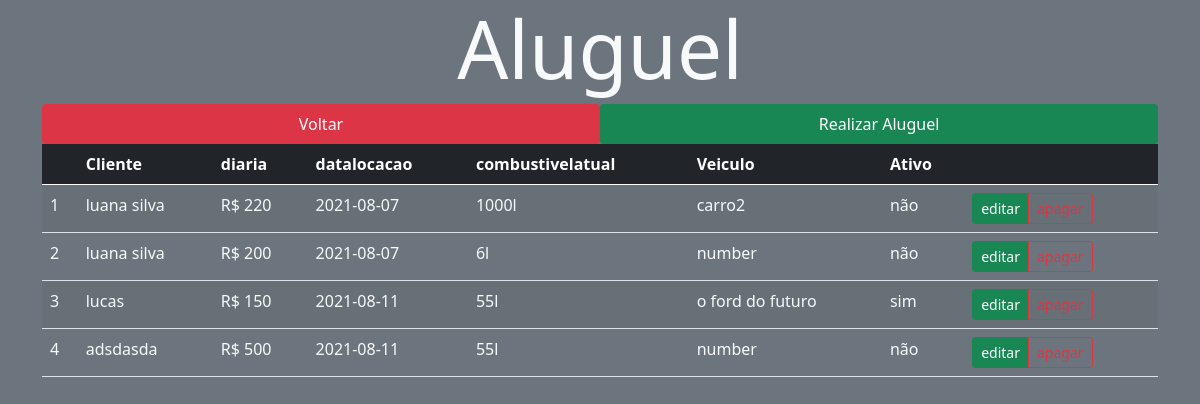
The app's page /src/views/vendas.php, older data.
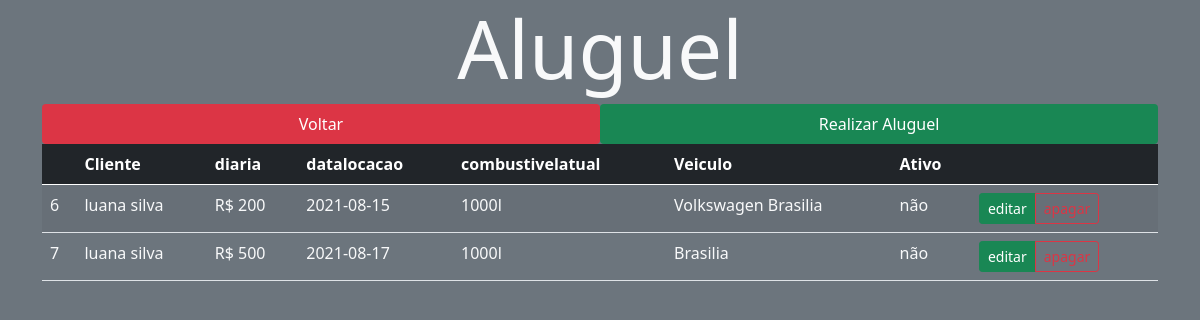
The same page, newer data.
### tables this page shows
CREATE TABLE `aluguel` (
  `idaluguel` int(11) NOT NULL,
  `idcliente` int(11) NOT NULL,
  `diaria` varchar(200) NOT NULL,
  `datalocacao` date NOT NULL,
  `combustivelatual` varchar(200) NOT NULL,
  `ativo` tinyint(1) NOT NULL
);

CREATE TABLE `cliente` (
  `idcliente` int(11) NOT NULL,
  `nome` varchar(200) NOT NULL,
  `email` varchar(200) NOT NULL,
  `endereco` varchar(200) NOT NULL,
  `telefone` varchar(200) NOT NULL
);

CREATE TABLE `veiculo` (
  `idveiculo` int(11) NOT NULL,
  `idtipoveiculo` int(11) NOT NULL,
  `idmodelo` int(11) NOT NULL,
  `idseguro` int(11) NOT NULL,
  `ano` varchar(200) NOT NULL,
  `cor` varchar(200) NOT NULL,
  `placa` varchar(200) NOT NULL,
  `status` varchar(200) NOT NULL,
  `nome` varchar(200) NOT NULL
);

### src/controller/VendasController.php (called while the page is built, shortened)
<?php
require_once '../model/Venda.php';
require_once '../model/Database.php';
class VendasController extends aluguel
{
    protected $tabela = 'aluguel';
    public function findAll()
    {
        $query = "SELECT * FROM $this->tabela";
        $stm = Database::prepare($query);
        $stm->execute();
        $aluguels = array();
        foreach ($stm->fetchAll() as $aluguel) {
             $query2 = "SELECT * FROM itemaluguel WHERE idaluguel = $aluguel->idaluguel";
             $stm2 = Database::prepare($query2);
             $stm2->execute();
             $a = $stm2->fetch(PDO::FETCH_OBJ);
             $query3 = "SELECT * FROM veiculo WHERE idveiculo = $a->idveiculo";
             $stm3 = Database::prepare($query3);
             $stm3->execute();
             $b = $stm3->fetch(PDO::FETCH_OBJ);
            array_push(
                $aluguels,
                new aluguel($aluguel->idaluguel, $aluguel->idcliente, $aluguel->diaria, $aluguel->datalocacao, $aluguel->combustivelatual,$b->nome, $aluguel->ativo )
            );
        }
        return $aluguels;
    }
}

### src/model/Database.php (called while the page is built, shortened)
<?php
class Database
{
    private static $instance;
    public static function getInstance()
    {
        if (!isset(self::$instance)) {
            try {
                self::$instance = new PDO('mysql:host=' . HOST . '; dbname=' . BASE, USER, PASS);
                self::$instance->setAttribute(PDO::ATTR_ERRMODE, PDO::ERRMODE_EXCEPTION);
                self::$instance->setAttribute(PDO::ATTR_DEFAULT_FETCH_MODE, PDO::FETCH_OBJ);
            } catch (PDOException $error) {
                echo $error->getMessage();
            }
        }
        return self::$instance;
    }
    public static function prepare($sql)
    {
        return self::getInstance()->prepare($sql);
    }
}

### src/model/Venda.php (called while the page is built, shortened)
<?php
class aluguel
{
    private $idaluguel;
    private $idcliente;
    private $diaria;
    private $datalocacao;
    private $combustivelatual;
    private $nome;
    private $ativo;
    public function __construct($idaluguel, $idcliente,$diaria,$datalocacao,$combustivelatual,$nome,$ativo)
    {
        $this->idaluguel = $idaluguel;
        $this->idcliente = $idcliente;
        $this->diaria = $diaria;
        $this->datalocacao = $datalocacao;
        $this->combustivelatual = $combustivelatual;
        $this->nome = $nome;
        $this->ativo = $ativo;
    }
    public function getidaluguel()
    {
        return $this->idaluguel;
    }
    public function getidcliente()
    {
        return $this->idcliente;
    }
    public function getnome()
    {
        return $this->nome;
    }
        public function getdiaria()
    {
        return $this->diaria;
    }
    public function getdatalocacao()
    {
        return $this->datalocacao;
    }
        public function getcombustivelatual()
    {
        return $this->combustivelatual;
    }
        public function getativo()
    {
        return $this->ativo;
    }
}

### src/controller/ClientesController.php (called while the page is built, shortened)
<?php
require_once '../model/cliente.php';
require_once '../model/Database.php';
class ClientesController extends cliente
{
    protected $tabela = 'cliente';
    public function findOne($idcliente)
    {
        $query = "SELECT * FROM $this->tabela WHERE idcliente = :id";
        $stm = Database::prepare($query);
        $stm->bindParam(':id', $idcliente, PDO::PARAM_INT);
        $stm->execute();
        $cliente = new cliente(null, null, null, null, null);
        foreach ($stm->fetchAll() as $cl) {
            $cliente->setidcliente($cl->idcliente);
            $cliente->setNome($cl->nome);
            $cliente->setemail($cl->email);
            $cliente->setendereco($cl->endereco);
            $cliente->settelefone($cl->telefone);
        }
        return $cliente;
    }
}

### src/model/cliente.php (called while the page is built, shortened)
<?php
class cliente
{
    private $nome;
    public function __construct($idcliente, $nome, $email,$endereco,$telefone)
    {
        $this->nome = $nome;
    }
    public function getNome()
    {
        return $this->nome;
    }
    public function setNome($nome)
    {
        $this->nome = $nome;
    }
}

### src/views/vendas.php (the view, shortened to what the changed rows need)
<!DOCTYPE html>
<html lang="pt_br">
<head>
    <link href="https://cdn.jsdelivr.net/npm/bootstrap@5.0.1/dist/css/bootstrap.min.css" rel="stylesheet">
    <link rel="stylesheet" href="../../public/styles/main.css">
</head>
<body class="bg-secondary">
    <div class="container">
        <h1 class="display-1 text-center text-light">Aluguel</h1>
        <table class="table table-striped " id="table">
            <thead class="table-dark">
                <tr>
                <th></th>
                <th>Cliente</th>
                <th>diaria</th>
                <th>datalocacao</th>
                <th>combustivelatual</th>
                <th>Veiculo</th>
                <th>Ativo</th>
                <th></th>
  </tr>
            </thead>
            <tbody>
                <?php
                    require_once '../controller/VendasController.php';
                    require_once '../controller/ClientesController.php';
                    $aluguels = new VendasController();
                    $clientes = new ClientesController();
                    foreach ($aluguels->findAll() as $aluguel) {
                        $R=$aluguel->getativo(); if($R== 1){$r="sim";}else{$r = "não";}    ?>
                        <tr class="text-light">
                            <td> <?= $aluguel->getidaluguel() ?> </td>
                            <td> <?= $clientes->findOne($aluguel->getidcliente())->getnome() ?> </td>
                            <td> <?= "R$ ",$aluguel->getdiaria() ?> </td>
                            <td> <?= $aluguel->getdatalocacao() ?> </td>
                            <td> <?= $aluguel->getcombustivelatual(),"l" ?> </td>
                            <td> <?= $aluguel->getnome() ?> </td>
                            <td> <?=$r ?> </td>
                            <td>
                                <div class="btn-group btn-group-sm">
                                    <a href="./editar-venda.php?id=<?= $aluguel->getidaluguel() ?>" class="btn btn-success">editar</a>
                                <a href="./apagar-venda.php?id=<?= $aluguel->getidaluguel() ?>" onclick="return confirm('Tem certeza de que deseja excluir este item?');"class="btn btn-outline-danger">apagar</a>
                                </div>
                            </td>
                        </tr> <?php
                    }
                ?>
            </tbody>
        </table>
    </div>
</body>
</html>

Row changes from the older to the newer data that the page shows:
removed aluguel: idaluguel "1", idcliente.telefone "luana silva", diaria "220", datalocacao "2021-08-07", combustivelatual "1000", ativo "não"
removed veiculo: nome "carro2"
removed aluguel: idaluguel "2", idcliente.telefone "luana silva", diaria "200", datalocacao "2021-08-07", combustivelatual "6", ativo "não"
removed veiculo: nome "number"
removed aluguel: idaluguel "3", idcliente.telefone "lucas", diaria "150", datalocacao "2021-08-11", combustivelatual "55", ativo "sim"
removed veiculo: nome "o ford do futuro"
removed aluguel: idaluguel "4", idcliente.telefone "adsdasda", diaria "500", datalocacao "2021-08-11", combustivelatual "55", ativo "não"
added aluguel: idaluguel "6", idcliente.telefone "luana silva", diaria "200", datalocacao "2021-08-15", combustivelatual "1000", ativo "não"
added veiculo: nome "Volkswagen Brasilia"
added aluguel: idaluguel "7", idcliente.telefone "luana silva", diaria "500", datalocacao "2021-08-17", combustivelatual "1000", ativo "não"
added veiculo: nome "Brasilia"
